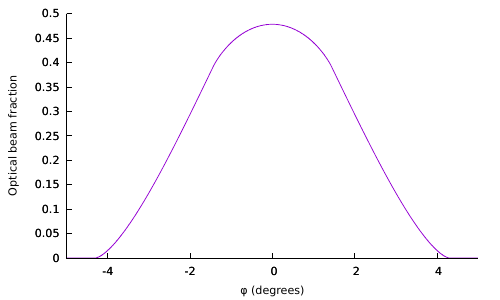

Here is the gnuplot script that generated this plot:
set term pdfcairo enhanced
set output 'overlap-areas.pdf'

R = 10
r = 0.5
w = 0.5
h = 2.0

limpos = asin((r - w/2) / R)
limneg = asin((r + w/2) / R)

to_rad(x) = x / 180 * pi
delta(x, sign) = 4 * R**2 * cos(x)**2 - sign * 4 * w * R * sin(x) - 4 * (R**2 - r**2) - w**2

thetamfac(x, sign) = (w/2 - R * sin(x))**2 + sign * delta(x, -1) / 4
thetam(x) = acos(thetamfac(x, -1) / thetamfac(x, 1))

thetapfac(x, sign) = (w/2 + R * sin(x))**2 + sign * delta(x, 1) / 4
thetap(x) = acos(thetapfac(x, -1) / thetapfac(x, 1))

segment(theta) = r**2 / 2 * (theta - sin(theta))

aream(x) = segment(thetam(x))
areap(x) = pi * r**2 - segment(thetam(x)) - segment(thetap(x))

area(x) = x <= -limneg ? 0 : (x <= -limpos ? aream(-x) : (x <= 0 ? areap(-x) : (x <= limpos ? areap(x) : (x <= limneg ? aream(x) : 0))))

set xrange [-10:10]
set xlabel '{/Symbol f} (degrees)'
set ylabel 'Optical beam fraction'
set border 3
set tics nomirror front
set samples 10000

plot [-5:5] area(to_rad(x)) / (w * h) notitle
